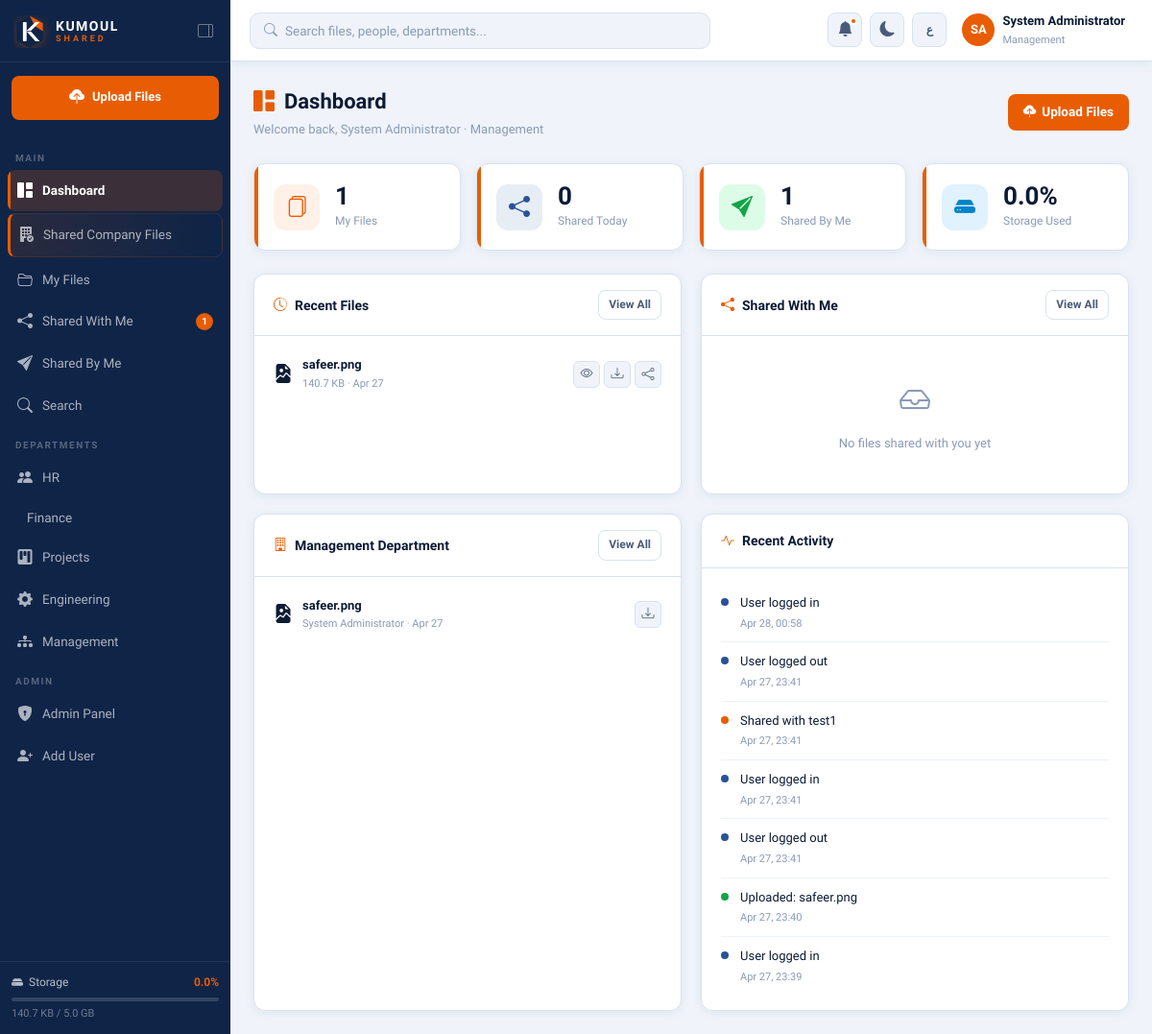
The page /dashboard (signed in) on the database as committed earlier.
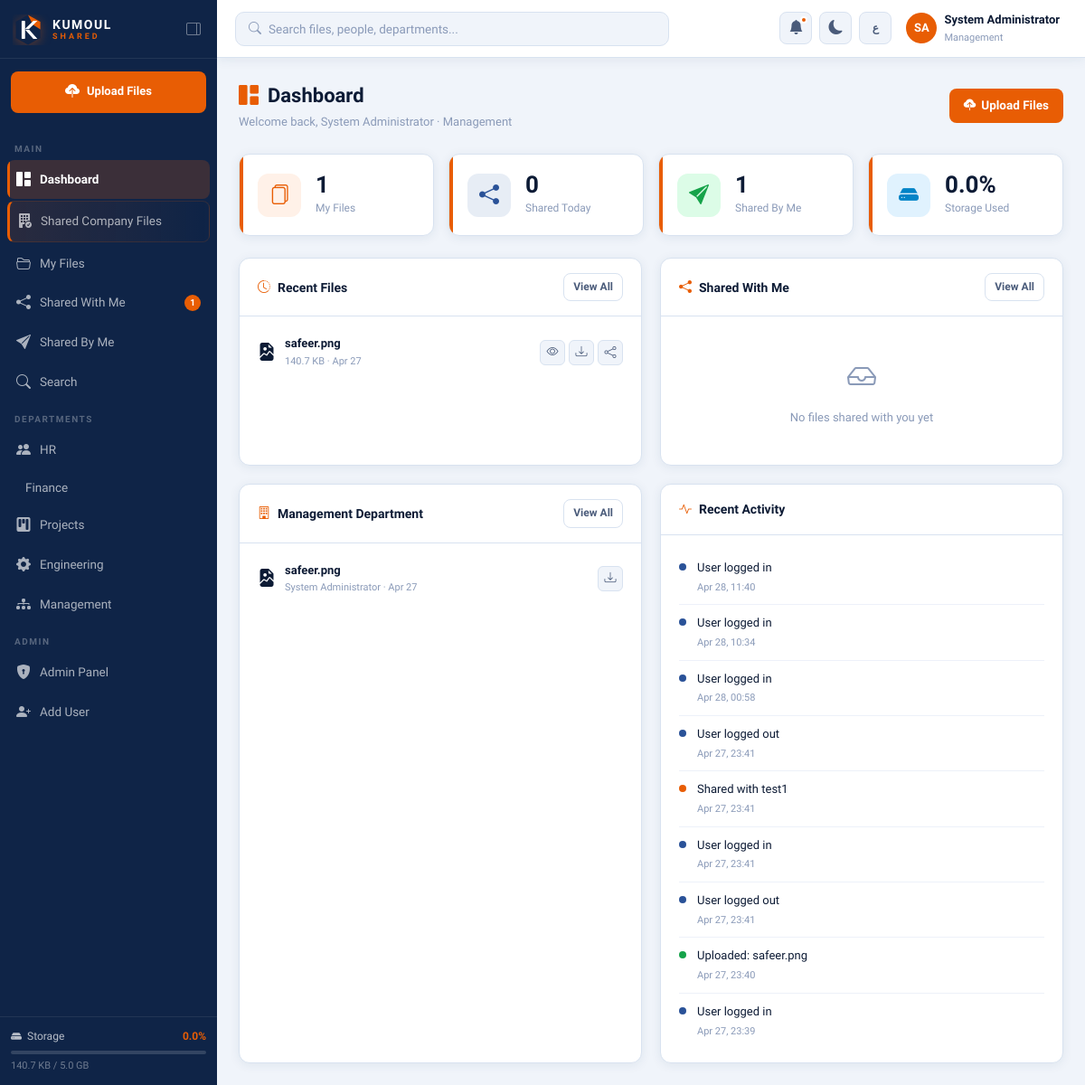
The same page on the database as committed later.
### app/models.py (models this page shows, shortened)
class File(db.Model):
    __tablename__ = 'files'
    id = db.Column(db.Integer, primary_key=True)
    original_name = db.Column(db.String(300), nullable=False)
    stored_name = db.Column(db.String(300), nullable=False, unique=True)
    file_path = db.Column(db.String(500), nullable=False)
    file_size = db.Column(db.BigInteger, default=0)
    file_type = db.Column(db.String(100))
    extension = db.Column(db.String(20))
    owner_id = db.Column(db.Integer, db.ForeignKey('users.id'), nullable=False)
    folder_id = db.Column(db.Integer, db.ForeignKey('folders.id'), nullable=True)
    department = db.Column(db.String(100))
    description = db.Column(db.String(1000))
    is_company_wide = db.Column(db.Boolean, default=False)
    is_announcement = db.Column(db.Boolean, default=False)
    version = db.Column(db.Integer, default=1)
    download_count = db.Column(db.Integer, default=0)
    created_at = db.Column(db.DateTime, default=datetime.utcnow)
    updated_at = db.Column(db.DateTime, default=datetime.utcnow, onupdate=datetime.utcnow)
    shares = db.relationship('FileShare', backref='file', lazy='dynamic', cascade='all, delete-orphan')
    activity_logs = db.relationship('ActivityLog', backref='file', lazy='dynamic', cascade='all, delete-orphan')
    def human_size(self):
        size = self.file_size
        for unit in ['B', 'KB', 'MB', 'GB']:
            if size < 1024:
                return f"{size:.1f} {unit}"
            size /= 1024
        return f"{size:.1f} TB"
    def icon_class(self):
        icons = {
            'pdf': 'bi-file-earmark-pdf-fill text-danger',
            'doc': 'bi-file-earmark-word-fill text-primary',
            'docx': 'bi-file-earmark-word-fill text-primary',
            'xls': 'bi-file-earmark-excel-fill text-success',
            'xlsx': 'bi-file-earmark-excel-fill text-success',
            'ppt': 'bi-file-earmark-ppt-fill text-warning',
            'pptx': 'bi-file-earmark-ppt-fill text-warning',
            'png': 'bi-file-earmark-image-fill text-info',
            'jpg': 'bi-file-earmark-image-fill text-info',
            'jpeg': 'bi-file-earmark-image-fill text-info',
            'gif': 'bi-file-earmark-image-fill text-info',
            'zip': 'bi-file-earmark-zip-fill text-secondary',
            'rar': 'bi-file-earmark-zip-fill text-secondary',
            'txt': 'bi-file-earmark-text-fill text-muted',
            'csv': 'bi-file-earmark-spreadsheet-fill text-success',
            'mp4': 'bi-file-earmark-play-fill',
            'mp3': 'bi-file-earmark-music-fill',
            'dwg': 'bi-file-earmark-code-fill',
        }
        return icons.get(self.extension.lower() if self.extension else '', 'bi-file-earmark-fill text-secondary')
    def is_previewable(self):
        return self.extension and self.extension.lower() in ['pdf', 'png', 'jpg', 'jpeg', 'gif']

class User(UserMixin, db.Model):
    __tablename__ = 'users'
    id = db.Column(db.Integer, primary_key=True)
    username = db.Column(db.String(80), unique=True, nullable=False)
    email = db.Column(db.String(120), unique=True, nullable=False)
    full_name = db.Column(db.String(150), nullable=False)
    full_name_ar = db.Column(db.String(150))
    department = db.Column(db.String(100), nullable=False, default='General')
    role = db.Column(db.String(20), nullable=False, default='employee')
    password_hash = db.Column(db.String(256), nullable=False)
    is_active = db.Column(db.Boolean, default=True)
    avatar_color = db.Column(db.String(20), default='#1a3a6b')
    storage_used = db.Column(db.BigInteger, default=0)
    storage_limit = db.Column(db.BigInteger, default=5 * 1024 * 1024 * 1024)
    created_at = db.Column(db.DateTime, default=datetime.utcnow)
    last_login = db.Column(db.DateTime)
    theme = db.Column(db.String(10), default='light')
    language = db.Column(db.String(5), default='en')
    files = db.relationship('File', backref='owner', lazy='dynamic', foreign_keys='File.owner_id')
    folders = db.relationship('Folder', backref='owner', lazy='dynamic', foreign_keys='Folder.owner_id')
    notifications = db.relationship('Notification', backref='user', lazy='dynamic')
    sent_shares = db.relationship('FileShare', backref='sender', lazy='dynamic', foreign_keys='FileShare.sender_id')
    received_shares = db.relationship('FileShare', backref='recipient', lazy='dynamic', foreign_keys='FileShare.recipient_id')
    def get_initials(self):
        parts = self.full_name.split()
        if len(parts) >= 2:
            return parts[0][0].upper() + parts[-1][0].upper()
        return self.full_name[:2].upper()
    def storage_percent(self):
        if self.storage_limit == 0:
            return 0
        return min(100, round((self.storage_used / self.storage_limit) * 100, 1))

class ActivityLog(db.Model):
    __tablename__ = 'activity_logs'
    id = db.Column(db.Integer, primary_key=True)
    user_id = db.Column(db.Integer, db.ForeignKey('users.id'), nullable=True)
    file_id = db.Column(db.Integer, db.ForeignKey('files.id'), nullable=True)
    action = db.Column(db.String(100), nullable=False)
    details = db.Column(db.String(500))
    ip_address = db.Column(db.String(50))
    created_at = db.Column(db.DateTime, default=datetime.utcnow)
    user = db.relationship('User', foreign_keys=[user_id])

### app/routes/dashboard.py (the view)
@dashboard_bp.route('/dashboard')
@login_required
def home():
    recent_files = File.query.filter_by(owner_id=current_user.id)\
        .order_by(File.created_at.desc()).limit(8).all()
    today = datetime.utcnow().date()
    shared_today = FileShare.query.filter(
        FileShare.recipient_id == current_user.id,
        func.date(FileShare.created_at) == today
    ).count()
    total_files = File.query.filter_by(owner_id=current_user.id).count()
    shared_by_me = FileShare.query.filter_by(sender_id=current_user.id).count()
    recent_activity = ActivityLog.query.filter_by(user_id=current_user.id)\
        .order_by(ActivityLog.created_at.desc()).limit(10).all()
    announcements = File.query.filter_by(is_announcement=True)\
        .order_by(File.created_at.desc()).limit(5).all()
    recent_shares = db.session.query(FileShare, File, User).join(
        File, FileShare.file_id == File.id
    ).join(User, FileShare.sender_id == User.id).filter(
        FileShare.recipient_id == current_user.id
    ).order_by(FileShare.created_at.desc()).limit(5).all()
    dept_files = File.query.filter_by(department=current_user.department)\
        .order_by(File.created_at.desc()).limit(6).all() if current_user.department != 'General' else []
    return render_template('dashboard/home.html',
        recent_files=recent_files,
        shared_today=shared_today,
        total_files=total_files,
        shared_by_me=shared_by_me,
        recent_activity=recent_activity,
        announcements=announcements,
        recent_shares=recent_shares,
        dept_files=dept_files
    )

### app/__init__.py (called while the page is built)
def fmt_bytes(size):
    if not size:
        return '0 B'
    for unit in ['B', 'KB', 'MB', 'GB', 'TB']:
        if size < 1024:
            return f"{size:.1f} {unit}"
        size /= 1024
    return f"{size:.1f} TB"

### app/models.py (called while the page is built)
@login_manager.user_loader
def load_user(user_id):
    return User.query.get(int(user_id))

### app/templates/dashboard/home.html (shortened to what the changed rows need)
{% extends 'base.html' %}
{% block content %}
<div class="dashboard-grid">
  <div class="card">
    <div class="card-body" style="padding:12px">
      {% if recent_files %}
        {% for file in recent_files %}
        <div style="display:flex;align-items:center;gap:10px;padding:8px 8px;border-radius:8px;transition:background 0.15s;cursor:default"
             onmouseenter="this.style.background='var(--bg)'" onmouseleave="this.style.background=''">
          <i class="bi {{ file.icon_class() }}" style="font-size:20px;flex-shrink:0"></i>
          <div style="flex:1;min-width:0">
            <div style="font-size:13px;font-weight:600;overflow:hidden;text-overflow:ellipsis;white-space:nowrap">{{ file.original_name }}</div>
            <div style="font-size:11px;color:var(--text-3)">{{ file.human_size() }} · {{ file.created_at.strftime('%b %d') }}</div>
          </div>
          <div style="display:flex;gap:4px">
            {% if file.is_previewable() %}
            <a href="{{ url_for('files.view_file', file_id=file.id) }}" class="file-action-btn" title="Preview">
              <i class="bi bi-eye"></i>
            </a>
            {% endif %}
            <a href="{{ url_for('files.download', file_id=file.id) }}" class="file-action-btn" title="Download">
              <i class="bi bi-download"></i>
            </a>
            <button class="file-action-btn" data-share-file="{{ file.id }}" data-file-name="{{ file.original_name }}" title="Share">
              <i class="bi bi-share"></i>
            </button>
          </div>
        </div>
        {% endfor %}
      {% else %}
        <div class="empty-state" style="padding:30px">
          <i class="bi bi-folder-plus" style="font-size:32px;margin-bottom:8px;display:block"></i>
          <p style="margin:0">No files yet. Upload your first file!</p>
        </div>
      {% endif %}
    </div>
  </div>
  {% if dept_files %}
  <div class="card">
    <div class="card-body" style="padding:12px">
      {% for file in dept_files %}
      <div style="display:flex;align-items:center;gap:10px;padding:8px;border-radius:8px;transition:background 0.15s"
           onmouseenter="this.style.background='var(--bg)'" onmouseleave="this.style.background=''">
        <i class="bi {{ file.icon_class() }}" style="font-size:20px;flex-shrink:0"></i>
        <div style="flex:1;min-width:0">
          <div style="font-size:13px;font-weight:600;overflow:hidden;text-overflow:ellipsis;white-space:nowrap">{{ file.original_name }}</div>
          <div style="font-size:11px;color:var(--text-3)">{{ file.owner.full_name }} · {{ file.created_at.strftime('%b %d') }}</div>
        </div>
        <a href="{{ url_for('files.download', file_id=file.id) }}" class="file-action-btn" title="Download">
          <i class="bi bi-download"></i>
        </a>
      </div>
      {% endfor %}
    </div>
  </div>
  {% endif %}
  <div class="card">
    <div class="card-body" style="padding:16px 20px">
      {% if recent_activity %}
        {% for log in recent_activity %}
        <div class="activity-item">
          <div class="activity-dot {{ log.action }}"></div>
          <div class="activity-content">
            <div class="activity-action">{{ log.details or log.action }}</div>
            <div class="activity-time">{{ log.created_at.strftime('%b %d, %H:%M') }}</div>
          </div>
        </div>
        {% endfor %}
      {% else %}
        <div style="color:var(--text-3);text-align:center;padding:20px;font-size:13px">No activity yet</div>
      {% endif %}
    </div>
  </div>
</div>
{% endblock %}

### app/templates/base.html (shortened to what the changed rows need)
<!DOCTYPE html>
<html lang="{{ current_user.language if current_user.is_authenticated else 'en' }}"
      dir="{{ 'rtl' if (current_user.is_authenticated and current_user.language == 'ar') else 'ltr' }}"
      data-theme="{{ current_user.theme if current_user.is_authenticated else 'light' }}">
<head>
  <link href="https://cdn.jsdelivr.net/npm/bootstrap-icons@1.11.3/font/bootstrap-icons.css" rel="stylesheet">
  <link rel="stylesheet" href="{{ url_for('static', filename='css/main.css') }}">
</head>
<body>
{% if current_user.is_authenticated %}
<div class="sidebar" id="sidebar">
  <nav class="sidebar-nav">
    {% set dept_icons = {'HR':'people','Finance':'cash-stack','Projects':'kanban','Engineering':'gear','Management':'diagram-3'} %}
    {% for dept in ['HR','Finance','Projects','Engineering','Management'] %}
    <a href="{{ url_for('files.list_files', dept=dept) }}"
       class="nav-link {% if request.args.get('dept') == dept %}active{% endif %}">
      <i class="bi bi-{{ dept_icons[dept] }}-fill"></i>
      <span>{{ dept }}</span>
    </a>
    {% endfor %}
  </nav>
</div>
<div class="main-wrapper" id="mainWrapper">
  <main class="page-content">
    {% block content %}{% endblock %}
  </main>
</div>
{% else %}
  {% block auth_content %}{% endblock %}
{% endif %}
</body>
</html>

Rows that differ between the two databases and show on the page:
added ActivityLog: details "User logged in", created_at "Apr 28, 11:40"
added ActivityLog: details "User logged in", created_at "Apr 28, 10:34"
